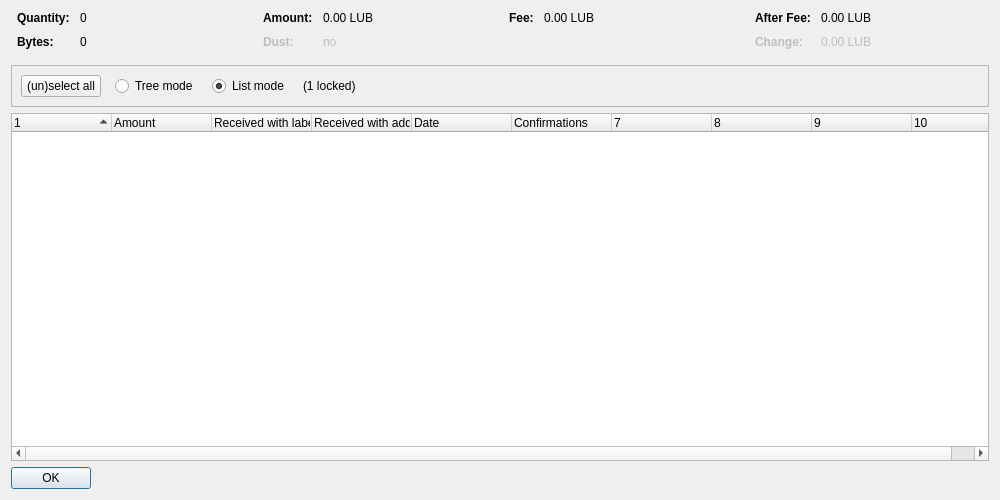
<?xml version="1.0" encoding="UTF-8"?>
<ui version="4.0">
 <class>CoinControlDialog</class>
 <widget class="QDialog" name="CoinControlDialog">
  <property name="geometry">
   <rect>
    <x>0</x>
    <y>0</y>
    <width>1000</width>
    <height>500</height>
   </rect>
  </property>
  <property name="windowTitle">
   <string>Coin Selection</string>
  </property>
  <layout class="QVBoxLayout" name="verticalLayout">
   <item>
    <layout class="QHBoxLayout" name="horizontalLayoutTop" stretch="0,0,0,0">
     <property name="topMargin">
      <number>0</number>
     </property>
     <property name="bottomMargin">
      <number>10</number>
     </property>
     <item>
      <layout class="QFormLayout" name="formLayoutCoinControl1">
       <property name="horizontalSpacing">
        <number>10</number>
       </property>
       <property name="verticalSpacing">
        <number>10</number>
       </property>
       <property name="leftMargin">
        <number>6</number>
       </property>
       <property name="rightMargin">
        <number>6</number>
       </property>
       <item row="0" column="0">
        <widget class="QLabel" name="labelCoinControlQuantityText">
         <property name="font">
          <font>
           <weight>75</weight>
           <bold>true</bold>
          </font>
         </property>
         <property name="text">
          <string>Quantity:</string>
         </property>
        </widget>
       </item>
       <item row="0" column="1">
        <widget class="QLabel" name="labelCoinControlQuantity">
         <property name="cursor">
          <cursorShape>IBeamCursor</cursorShape>
         </property>
         <property name="contextMenuPolicy">
          <enum>Qt::ActionsContextMenu</enum>
         </property>
         <property name="text">
          <string notr="true">0</string>
         </property>
         <property name="textInteractionFlags">
          <set>Qt::LinksAccessibleByMouse|Qt::TextSelectableByKeyboard|Qt::TextSelectableByMouse</set>
         </property>
        </widget>
       </item>
       <item row="1" column="0">
        <widget class="QLabel" name="labelCoinControlBytesText">
         <property name="font">
          <font>
           <weight>75</weight>
           <bold>true</bold>
          </font>
         </property>
         <property name="text">
          <string>Bytes:</string>
         </property>
        </widget>
       </item>
       <item row="1" column="1">
        <widget class="QLabel" name="labelCoinControlBytes">
         <property name="cursor">
          <cursorShape>IBeamCursor</cursorShape>
         </property>
         <property name="contextMenuPolicy">
          <enum>Qt::ActionsContextMenu</enum>
         </property>
         <property name="text">
          <string notr="true">0</string>
         </property>
         <property name="textInteractionFlags">
          <set>Qt::LinksAccessibleByMouse|Qt::TextSelectableByKeyboard|Qt::TextSelectableByMouse</set>
         </property>
        </widget>
       </item>
      </layout>
     </item>
     <item>
      <layout class="QFormLayout" name="formLayoutCoinControl2">
       <property name="horizontalSpacing">
        <number>10</number>
       </property>
       <property name="verticalSpacing">
        <number>10</number>
       </property>
       <property name="leftMargin">
        <number>6</number>
       </property>
       <property name="rightMargin">
        <number>6</number>
       </property>
       <item row="0" column="0">
        <widget class="QLabel" name="labelCoinControlAmountText">
         <property name="font">
          <font>
           <weight>75</weight>
           <bold>true</bold>
          </font>
         </property>
         <property name="text">
          <string>Amount:</string>
         </property>
        </widget>
       </item>
       <item row="0" column="1">
        <widget class="QLabel" name="labelCoinControlAmount">
         <property name="cursor">
          <cursorShape>IBeamCursor</cursorShape>
         </property>
         <property name="contextMenuPolicy">
          <enum>Qt::ActionsContextMenu</enum>
         </property>
         <property name="text">
          <string notr="true">0.00 LUB</string>
         </property>
         <property name="textInteractionFlags">
          <set>Qt::LinksAccessibleByMouse|Qt::TextSelectableByKeyboard|Qt::TextSelectableByMouse</set>
         </property>
        </widget>
       </item>
       <item row="1" column="0">
        <widget class="QLabel" name="labelCoinControlLowOutputText">
         <property name="enabled">
          <bool>false</bool>
         </property>
         <property name="font">
          <font>
           <weight>75</weight>
           <bold>true</bold>
          </font>
         </property>
         <property name="text">
          <string>Dust:</string>
         </property>
        </widget>
       </item>
       <item row="1" column="1">
        <widget class="QLabel" name="labelCoinControlLowOutput">
         <property name="enabled">
          <bool>false</bool>
         </property>
         <property name="cursor">
          <cursorShape>IBeamCursor</cursorShape>
         </property>
         <property name="contextMenuPolicy">
          <enum>Qt::ActionsContextMenu</enum>
         </property>
         <property name="text">
          <string notr="true">no</string>
         </property>
         <property name="textInteractionFlags">
          <set>Qt::LinksAccessibleByMouse|Qt::TextSelectableByKeyboard|Qt::TextSelectableByMouse</set>
         </property>
        </widget>
       </item>
      </layout>
     </item>
     <item>
      <layout class="QFormLayout" name="formLayoutCoinControl3">
       <property name="horizontalSpacing">
        <number>10</number>
       </property>
       <property name="verticalSpacing">
        <number>10</number>
       </property>
       <property name="leftMargin">
        <number>6</number>
       </property>
       <property name="rightMargin">
        <number>6</number>
       </property>
       <item row="0" column="0">
        <widget class="QLabel" name="labelCoinControlFeeText">
         <property name="font">
          <font>
           <weight>75</weight>
           <bold>true</bold>
          </font>
         </property>
         <property name="text">
          <string>Fee:</string>
         </property>
        </widget>
       </item>
       <item row="0" column="1">
        <widget class="QLabel" name="labelCoinControlFee">
         <property name="cursor">
          <cursorShape>IBeamCursor</cursorShape>
         </property>
         <property name="contextMenuPolicy">
          <enum>Qt::ActionsContextMenu</enum>
         </property>
         <property name="text">
          <string notr="true">0.00 LUB</string>
         </property>
         <property name="textInteractionFlags">
          <set>Qt::LinksAccessibleByMouse|Qt::TextSelectableByKeyboard|Qt::TextSelectableByMouse</set>
         </property>
        </widget>
       </item>
      </layout>
     </item>
     <item>
      <layout class="QFormLayout" name="formLayoutCoinControl4">
       <property name="horizontalSpacing">
        <number>10</number>
       </property>
       <property name="verticalSpacing">
        <number>10</number>
       </property>
       <property name="leftMargin">
        <number>6</number>
       </property>
       <property name="rightMargin">
        <number>6</number>
       </property>
       <item row="0" column="0">
        <widget class="QLabel" name="labelCoinControlAfterFeeText">
         <property name="font">
          <font>
           <weight>75</weight>
           <bold>true</bold>
          </font>
         </property>
         <property name="text">
          <string>After Fee:</string>
         </property>
        </widget>
       </item>
       <item row="0" column="1">
        <widget class="QLabel" name="labelCoinControlAfterFee">
         <property name="cursor">
          <cursorShape>IBeamCursor</cursorShape>
         </property>
         <property name="contextMenuPolicy">
          <enum>Qt::ActionsContextMenu</enum>
         </property>
         <property name="text">
          <string notr="true">0.00 LUB</string>
         </property>
         <property name="textInteractionFlags">
          <set>Qt::LinksAccessibleByMouse|Qt::TextSelectableByKeyboard|Qt::TextSelectableByMouse</set>
         </property>
        </widget>
       </item>
       <item row="1" column="0">
        <widget class="QLabel" name="labelCoinControlChangeText">
         <property name="enabled">
          <bool>false</bool>
         </property>
         <property name="font">
          <font>
           <weight>75</weight>
           <bold>true</bold>
          </font>
         </property>
         <property name="text">
          <string>Change:</string>
         </property>
        </widget>
       </item>
       <item row="1" column="1">
        <widget class="QLabel" name="labelCoinControlChange">
         <property name="enabled">
          <bool>false</bool>
         </property>
         <property name="cursor">
          <cursorShape>IBeamCursor</cursorShape>
         </property>
         <property name="contextMenuPolicy">
          <enum>Qt::ActionsContextMenu</enum>
         </property>
         <property name="text">
          <string notr="true">0.00 LUB</string>
         </property>
         <property name="textInteractionFlags">
          <set>Qt::LinksAccessibleByMouse|Qt::TextSelectableByKeyboard|Qt::TextSelectableByMouse</set>
         </property>
        </widget>
       </item>
      </layout>
     </item>
    </layout>
   </item>
   <item>
    <widget class="QFrame" name="frame">
     <property name="minimumSize">
      <size>
       <width>0</width>
       <height>40</height>
      </size>
     </property>
     <property name="frameShape">
      <enum>QFrame::StyledPanel</enum>
     </property>
     <property name="frameShadow">
      <enum>QFrame::Sunken</enum>
     </property>
     <layout class="QHBoxLayout" name="horizontalLayout">
      <item>
       <layout class="QHBoxLayout" name="horizontalLayoutPanel" stretch="0,0,0,0,0">
        <property name="spacing">
         <number>14</number>
        </property>
        <item>
         <widget class="QPushButton" name="pushButtonSelectAll">
          <property name="sizePolicy">
           <sizepolicy hsizetype="Maximum" vsizetype="Fixed">
            <horstretch>0</horstretch>
            <verstretch>0</verstretch>
           </sizepolicy>
          </property>
          <property name="text">
           <string>(un)select all</string>
          </property>
          <property name="autoDefault">
           <bool>false</bool>
          </property>
         </widget>
        </item>
        <item>
         <widget class="QRadioButton" name="radioTreeMode">
          <property name="sizePolicy">
           <sizepolicy hsizetype="Maximum" vsizetype="Fixed">
            <horstretch>0</horstretch>
            <verstretch>0</verstretch>
           </sizepolicy>
          </property>
          <property name="text">
           <string>Tree mode</string>
          </property>
         </widget>
        </item>
        <item>
         <widget class="QRadioButton" name="radioListMode">
          <property name="sizePolicy">
           <sizepolicy hsizetype="Maximum" vsizetype="Fixed">
            <horstretch>0</horstretch>
            <verstretch>0</verstretch>
           </sizepolicy>
          </property>
          <property name="text">
           <string>List mode</string>
          </property>
          <property name="checked">
           <bool>true</bool>
          </property>
         </widget>
        </item>
        <item>
         <widget class="QLabel" name="labelLocked">
          <property name="text">
           <string notr="true">(1 locked)</string>
          </property>
         </widget>
        </item>
        <item>
         <spacer name="horizontalSpacer">
          <property name="orientation">
           <enum>Qt::Horizontal</enum>
          </property>
          <property name="sizeHint" stdset="0">
           <size>
            <width>40</width>
            <height>20</height>
           </size>
          </property>
         </spacer>
        </item>
       </layout>
      </item>
     </layout>
    </widget>
   </item>
   <item>
    <widget class="CoinControlTreeWidget" name="treeWidget">
     <property name="contextMenuPolicy">
      <enum>Qt::CustomContextMenu</enum>
     </property>
     <property name="sortingEnabled">
      <bool>false</bool>
     </property>
     <property name="columnCount">
      <number>10</number>
     </property>
     <attribute name="headerShowSortIndicator" stdset="0">
      <bool>true</bool>
     </attribute>
     <attribute name="headerStretchLastSection">
      <bool>false</bool>
     </attribute>
     <column>
      <property name="text">
       <string/>
      </property>
     </column>
     <column>
      <property name="text">
       <string>Amount</string>
      </property>
     </column>
     <column>
      <property name="text">
       <string>Received with label</string>
      </property>
     </column>
     <column>
      <property name="text">
       <string>Received with address</string>
      </property>
     </column>
     <column>
      <property name="text">
       <string>Date</string>
      </property>
     </column>
     <column>
      <property name="text">
       <string>Confirmations</string>
      </property>
      <property name="toolTip">
       <string>Confirmed</string>
      </property>
     </column>
     <column>
      <property name="text">
       <string/>
      </property>
     </column>
     <column>
      <property name="text">
       <string/>
      </property>
     </column>
     <column>
      <property name="text">
       <string/>
      </property>
     </column>
     <column>
      <property name="text">
       <string/>
      </property>
     </column>
    </widget>
   </item>
   <item>
    <widget class="QDialogButtonBox" name="buttonBox">
     <property name="sizePolicy">
      <sizepolicy hsizetype="Maximum" vsizetype="Fixed">
       <horstretch>0</horstretch>
       <verstretch>0</verstretch>
      </sizepolicy>
     </property>
     <property name="orientation">
      <enum>Qt::Horizontal</enum>
     </property>
     <property name="standardButtons">
      <set>QDialogButtonBox::Ok</set>
     </property>
    </widget>
   </item>
  </layout>
 </widget>
 <customwidgets>
  <customwidget>
   <class>CoinControlTreeWidget</class>
   <extends>QTreeWidget</extends>
   <header>coincontroltreewidget.h</header>
  </customwidget>
 </customwidgets>
 <resources/>
 <connections/>
</ui>
